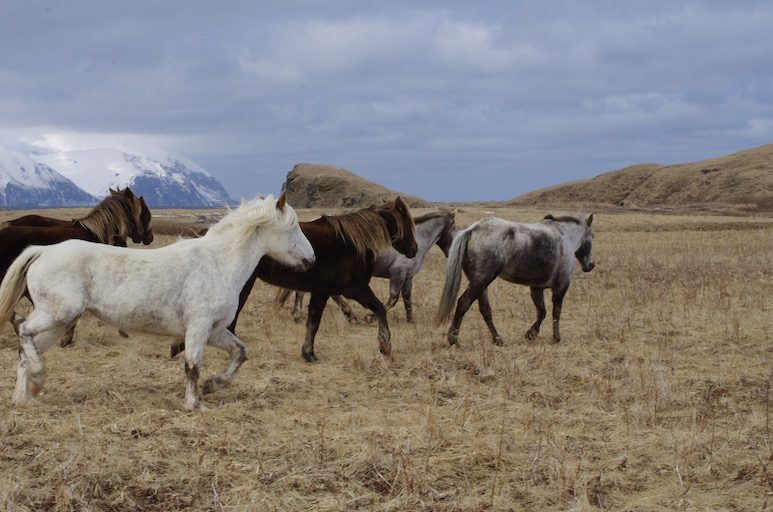
#> input picture video processing/IO_data/input/images/horses.jpg, 773 x 512 px, given in place of CCTV_3_1.mp4, which was not available
$ python optical_flow.py
#> lines starting #> are read from the running program, lines starting #| are printed output that depends on the picture; pictures that were not available may be replaced by others from this repository, and a replacement may not be noted
# calcOPticalFlowFarneback 추적 (track_optical_farneback.py)

import cv2, numpy as np

#threshold
def dir_test(x, dx_, dy_):
    if dx_ == 0:
       dx_ = 0.0001

    #threshold
    if (dy_ < -5) and (abs(dy_/dx_) > 0.5):
        return True
    else:
        return False

# 플로우 결과 그리기 ---①
def drawFlow(img,flow,step=16):
  h,w = img.shape[:2]
  # 16픽셀 간격의 그리드 인덱스 구하기 ---②
  idx_y,idx_x = np.mgrid[step/2:h:step,step/2:w:step].astype(int)
  indices =  np.stack( (idx_x,idx_y), axis =-1).reshape(-1,2)

  for x,y in indices:   # 인덱스 순회
    # 각 그리드 인덱스에 해당하는 플로우 결과 값 (이동 거리)  ---④
    dx,dy = flow[y, x].astype(int)


    if dir_test(x, dx, dy):
        # 각 그리드 인덱스 위치에서 이동한 거리 만큼 선 그리기 ---⑤
        cv2.line(img, (x,y), (x+dx, y+dy), (0,255, 0),2, cv2.LINE_AA)


def drawSpeed(img,flow,step=16):
  h,w = img.shape[:2]
  # 16픽셀 간격의 그리드 인덱스 구하기 ---②
  idx_y,idx_x = np.mgrid[step/2:h:step,step/2:w:step].astype(int)
  indices =  np.stack( (idx_x,idx_y), axis =-1).reshape(-1,2)
  dot_sum = 0
  for x,y in indices:   # 인덱스 순회
    # 각 그리드 인덱스에 해당하는 플로우 결과 값 (이동 거리)  ---④
    dx,dy = flow[y, x].astype(int)

    if dir_test(x, dx, dy):
        dot_sum += dy

  cv2.putText(img, str(dot_sum), (10, 50), cv2.FONT_HERSHEY_SIMPLEX, 1, (0, 255, 0), 2)
  return abs(dot_sum)


# output = None will not save the output video
num = 90
cctv = 3
road = 2
start = 1
for i in range(start, num + 1):
  prev = None # 이전 프레임 저장 변수

  #input
  cap = cv2.VideoCapture("./IO_data/input/video/cctv"+str(cctv)+"-"+str(road)+"/CCTV_" + str(cctv)+ "_"+str(i)+".mp4")
  fps = cap.get(cv2.CAP_PROP_FPS) # 프레임 수 구하기
  delay = int(1000/fps)

  out = None
  width = int(cap.get(cv2.CAP_PROP_FRAME_WIDTH))  # by default VideoCapture returns float instead of int
  height = int(cap.get(cv2.CAP_PROP_FRAME_HEIGHT))
  fps = int(cap.get(cv2.CAP_PROP_FPS))
  codec = cv2.VideoWriter_fourcc(*"mp4v")

  speed_list = []
  frame_num = 0
  while cap.isOpened():
    frame_num += 1
    speed = 0

    ret,frame = cap.read()
#> frame is the input picture: shape (512, 773, 3); mean B, G, R 125.2, 128.2, 133.3
      #중요

    if not ret:
        print('Video has ended or failed!')
        break

    #원근변환 좌표
    points = np.array([[1350,209],[964,190],[370,29],[255,47]], dtype=np.float32)
    mag = [1, 4]
    h, w = frame.shape[:2]
#> h = 512; w = 773

    dst = np.float32([[0, 0], [w, 0], [0, h], [w, h]])
#> dst = [[0, 0], [773, 0], [0, 512], [773, 512]]

    # 변환 행렬 생성
    M = cv2.getPerspectiveTransform(points, dst)

    frame = cv2.warpPerspective(frame, M, (w, h))
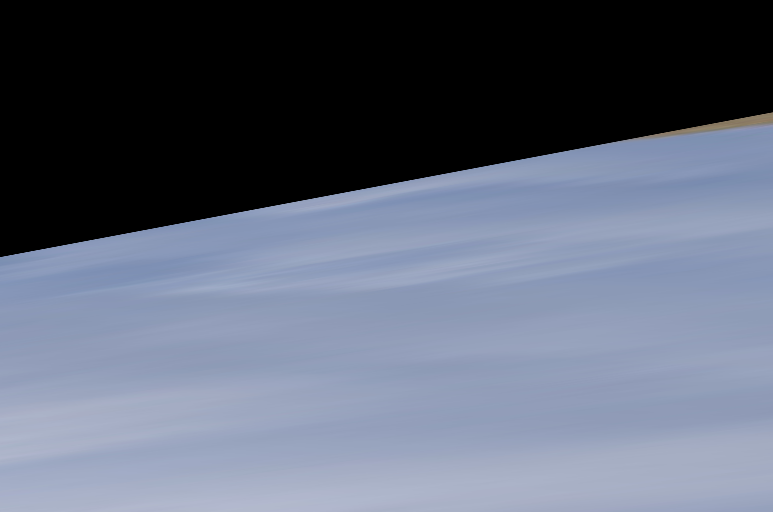
#> frame: shape (512, 773, 3); mean B, G, R 119.9, 102.5, 94.9
    frame = cv2.resize(frame, None, fx=mag[0], fy=mag[1],
                    interpolation=cv2.INTER_AREA)
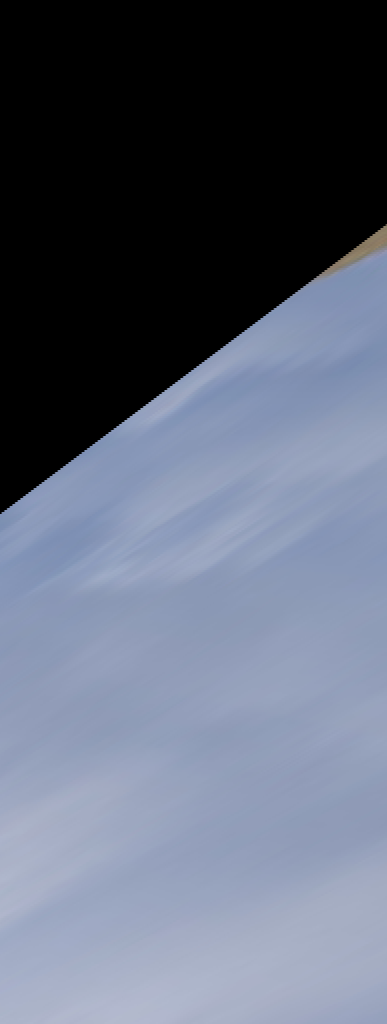
#> frame: shape (2048, 773, 3) (shown at 1/2 size); mean B, G, R 119.9, 102.5, 94.9

    if not ret: break
    gray = cv2.cvtColor(frame,cv2.COLOR_BGR2GRAY)
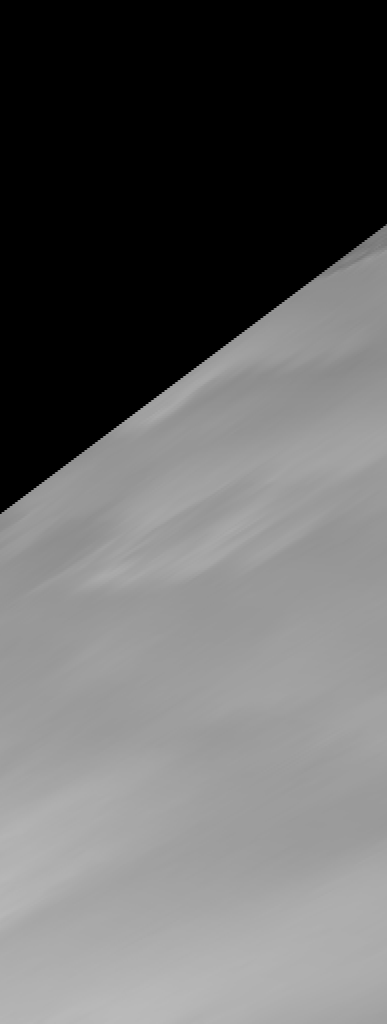
#> gray: shape (2048, 773) (shown at 1/2 size); min 0, max 186, mean 102.2

    # 최초 프레임 경우
    if prev is None:
      prev = gray # 첫 이전 프레임 --- ⑥
    else:
      # 이전, 이후 프레임으로 옵티컬 플로우 계산 ---⑦
      flow = cv2.calcOpticalFlowFarneback(prev,gray,None,\
                  0.5,3,15,3,5,1.1,cv2.OPTFLOW_FARNEBACK_GAUSSIAN)
      # 계산 결과 그리기, 선언한 함수 호출 ---⑧


      drawFlow(frame,flow)

      x = drawSpeed(frame,flow)
      if (frame_num % 10) == 1:
        speed_list.append(x)


      prev = gray

  with open("./IO_data/output/txt/cctv"+str(cctv)+"-"+str(road)+"/CCTV_" + str(cctv)+ "_"+str(i)+".txt", 'w') as f:
      f.write(' '.join(map(str, speed_list)))

  cap.release()
